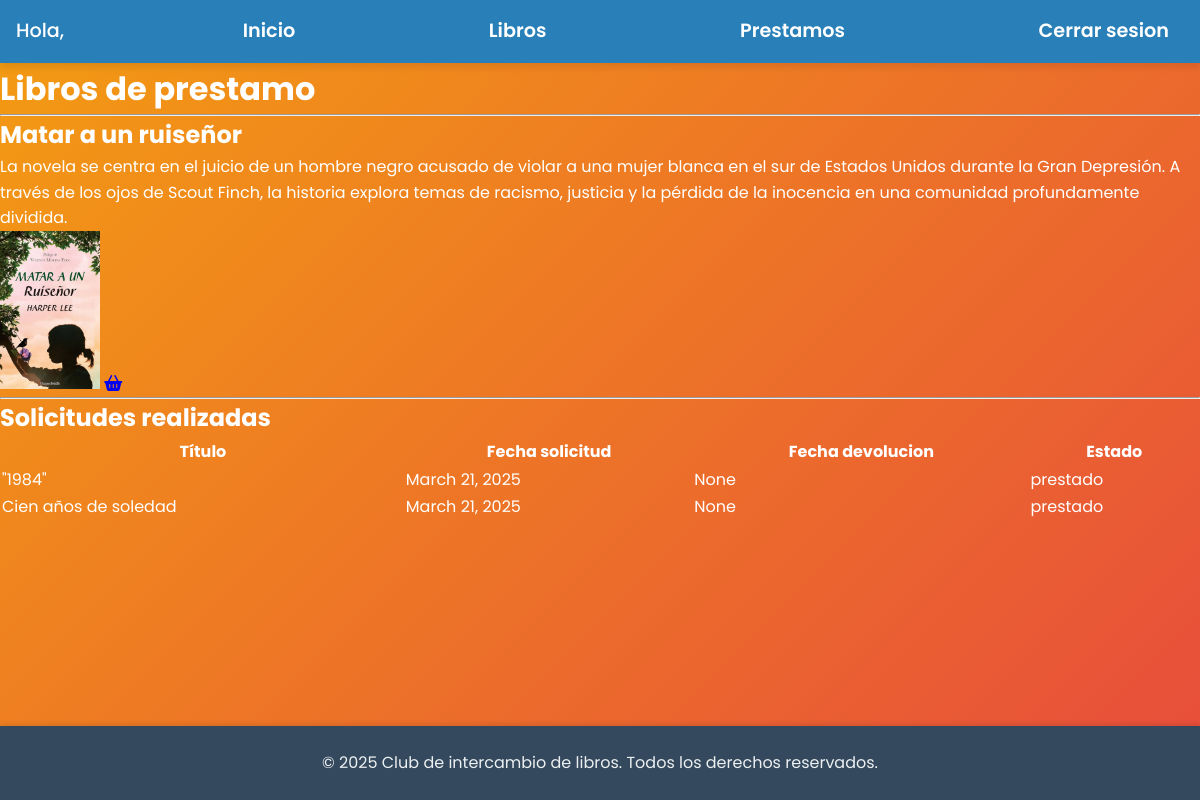
Page /prestamos/ (signed in) on the committed database.
### libros/models.py (models this page shows, shortened)
class Libro(models.Model):
    libro_id = models.AutoField(primary_key=True)
    titulo = models.CharField(max_length=200)
    imagen = models.ImageField(upload_to='libros/media')
    descripcion = models.TextField()
    usuario = models.ForeignKey(Usuario, on_delete=models.CASCADE)

### prestamos/models.py (models this page shows, shortened)
class Prestamo(models.Model):
    prestamos_id = models.AutoField(primary_key=True)
    libro = models.ForeignKey(Libro, on_delete=models.CASCADE,related_name='prestamos') # Libro que se presta
    usuario = models.ForeignKey(Usuario, on_delete=models.CASCADE)
    fecha_solicitud = models.DateField(auto_now_add=True)
    fecha_devolucion = models.DateField(null=True, blank=True)
    estado = models.ForeignKey(Estado, on_delete=models.CASCADE)

class Estado(models.Model):
    estado_id = models.AutoField(primary_key=True)
    descripcion = models.CharField(max_length=50)

### prestamos/views.py (the view)
# urls.py: path("", views.index, name="index"),
def index(request):
    if(request.session.get('usuario_id')):
        libros_disponibles = Libro.objects.exclude(usuario_id=request.session.get('usuario_id')).exclude(libro_id__in=Prestamo.objects.filter(estado_id=3).values('libro_id'))
        solicitudes_prestamos = Prestamo.objects.filter(usuario_id=request.session.get('usuario_id'))
        return render(request, 'prestamos/index.html', {'libros': libros_disponibles, 'solicitudes_prestamos': solicitudes_prestamos})
    else:
        return redirect('usuarios:login')

### prestamos/templates/prestamos/index.html
{% extends 'base.html' %}
{% block content %}
 <h1>Libros de prestamo</h1>
    <hr>
    {% for libro in libros %}
        <div>
            <h2>{{ libro.titulo }}</h2>
            <p>{{ libro.descripcion }}</p>
            <img src="{{ libro.imagen.url }}" alt="" width="100">
            <a href="{% url 'prestamos:solicitar' libro.libro_id%}"><i class="fa-solid fa-basket-shopping"></i></a>
        </div>
    {% endfor %}
    <hr>
    <h2>Solicitudes realizadas</h2>
    <table>
        <thead>
            <th>Título</th>
            <th>Fecha solicitud</th>
            <th>Fecha devolucion</th>
            <th>Estado</th>
        </thead>
        <tbody>
            {% for prestamo in solicitudes_prestamos %}
                <tr>
                    <td>{{ prestamo.libro.titulo }}</td>
                    <td>{{ prestamo.fecha_solicitud }}</td>
                    <td>{{ prestamo.fecha_devolucion }}</td>
                    <td>{{ prestamo.estado.descripcion }}</td>
                </tr>
            {% endfor %}
        </tbody>
    </table>
{% endblock %}

### libros/static/css/style.css (style rules this page uses)
* { margin: 0; padding: 0; box-sizing: border-box; }
body { font-family: 'Poppins', sans-serif; background-color: #f1f2f6; color: #333; line-height: 1.6; min-height: 100vh; display: flex; flex-direction: column; background-image: linear-gradient(135deg, #f39c12, #e74c3c); color: white; }

### rows in the picture
Libro: titulo "Matar a un ruiseñor", descripcion "La novela se centra en el juicio de un hombre negro acusado de violar a una mujer blanca en el sur de Estados Unidos durante la Gran Depresión. A través de los ojos de Scout Finch, la historia explora temas de racismo, justicia y la pérdida de la inocencia en una comunidad profundamente dividida.", imagen (picture)
Prestamo: libro.titulo "\"1984\"", fecha_solicitud "March 21, 2025", fecha_devolucion "None", estado.descripcion "prestado"
Prestamo: libro.titulo "Cien años de soledad", fecha_solicitud "March 21, 2025", fecha_devolucion "None", estado.descripcion "prestado"
